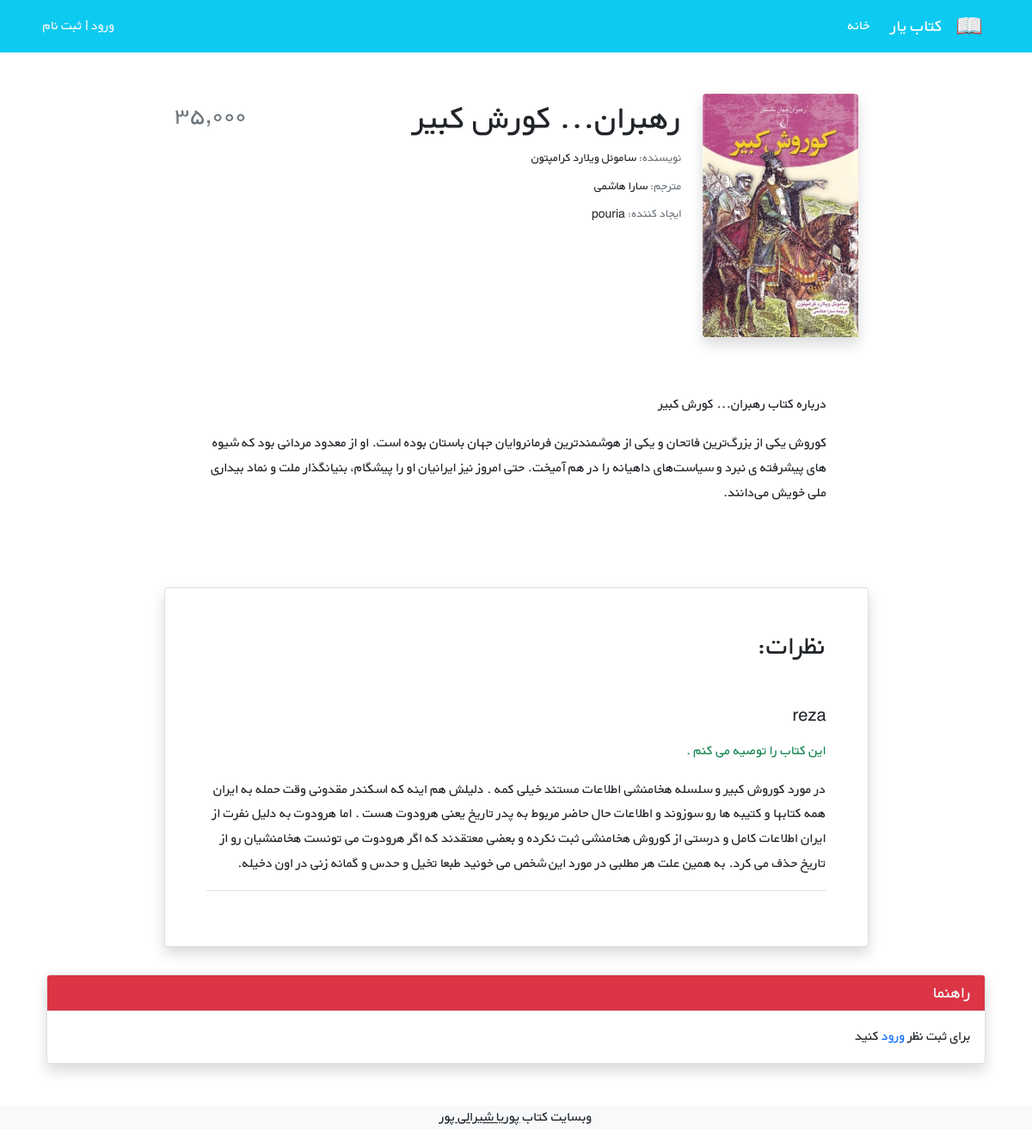
/books/18/, run on the app's committed database.
### books/models.py (models this page shows, shortened)
class Book(models.Model):
    user = models.ForeignKey(get_user_model(), on_delete=models.CASCADE, verbose_name=_('user'))
    title = models.CharField(max_length=200, verbose_name=_('title'))
    author = models.CharField(max_length=200, verbose_name=_('author'))
    translator = models.CharField(max_length=200, blank=True, verbose_name=_('translator'))
    content = models.TextField(verbose_name=_('content'))
    price = models.PositiveBigIntegerField(verbose_name=_('price'))
    cover = models.ImageField(upload_to='covers/', blank=True, verbose_name=_('cover'))
    datetime_created = models.DateTimeField(default=timezone.now, verbose_name=_('datetime_created'))
    datetime_modified = models.DateTimeField(auto_now=True, verbose_name=_('datetime_modified'))
    class Meta:
        verbose_name = _('book')
        verbose_name_plural = _('books')
        ordering = ['-datetime_created']

class Comment(models.Model):
    user = models.ForeignKey(get_user_model(), on_delete=models.CASCADE, verbose_name=_('user'))
    book = models.ForeignKey(Book, on_delete=models.CASCADE, related_name='comments', verbose_name=_('book'))
    text = models.TextField(verbose_name=_('text'))
    is_active = models.BooleanField(default=True, verbose_name=_('is_active'))
    recommend = models.BooleanField(default=True, verbose_name=_('recommend'))
    datetime_created = models.DateTimeField(auto_now_add=True, verbose_name=_('datetime_created'))
    class Meta:
        verbose_name = _('comment')
        verbose_name_plural = _('comments')
        ordering = ['-datetime_created']

### accounts/models.py (models this page shows)
class CustomUser(AbstractUser):
    age = models.PositiveIntegerField(null=True, blank=True, verbose_name=_('age'))

### books/views.py (the view)
# urls.py: path('<int:pk>/', book_details_view, name='details_view'),
def book_details_view(request, pk):
    book = get_object_or_404(Book, pk=pk)
    book_comments = book.comments.all()
    if request.method == 'POST':
        comment_form = CommentForm(request.POST)
        if comment_form.is_valid():
            new_comment = comment_form.save(commit=False)
            new_comment.book = book
            new_comment.user = request.user
            new_comment.save()
    else:
        comment_form = CommentForm()
    context = {'book': book, 'comments': book_comments, 'comment_form': comment_form}
    return render(request, 'books/details_view.html', context)

### books/templatetags/persian_translate_numbers.py (called while the page is built)
@register.filter
def translate_numbers(value):
    value = str(value)
    english_to_persian_table = value.maketrans('0123456789', '۰۱۲۳۴۵۶۷۸۹')
    return value.translate(english_to_persian_table)

### books/templates/books/details_view.html (shortened to what this page needs)
{% extends '_base.html' %}
{% load crispy_forms_filters %}
{% load crispy_forms_tags %}
{% load persian_translate_numbers %}
{% load humanize %}
{% block content %}
    <div class="container mt-5" dir="rtl">
        <div class="">
            <div class="">
                <div class="d-flex justify-content-center">
                    <div class="row w-sm-75 w-100">
                        <div class="col-xs-12 col-md-3 d-flex justify-content-center">
                            <div>
                                {% if book.cover %}
                                    <img src="{{ book.cover.url }}"
                                         class=" shadow img-fluid rounded-start" alt="...">
                                {% endif %}
                            </div>
                        </div>
                        <div class="col-xs-12 col-md-6 text-center text-md-end mt-md-1 mt-4">
                            <h1>{{ book.title }}</h1>
                            <h5 class="small my-1"><span class="text-muted">نویسنده: </span>{{ book.author }}</h5>
                            <h5 class="small my-1"><span class="text-muted">مترجم: </span>{{ book.translator }}</h5>
                            <h5 class="small my-1"><span class="text-muted">ایجاد کننده: </span>{{ book.user }}</h5>
                        </div>
                        <div class="col-xs-12 col-md-3 d-flex flex-column">
                            <h3 class="align-self-center pt-2 text-muted align-self-md-end">
                                {{ book.price|translate_numbers|intcomma:False }}
                            </h3>
                        </div>
                    </div>
                </div>
                <div class="d-flex justify-content-center">
                    <div class="my-3 p-5 w-sm-75 w-100">
                        {{ book.content|linebreaks }}
                    </div>
                </div>
                {% if comments %}
                    <div class="d-flex justify-content-center">
                        <div class="card shadow my-3 p-5 w-sm-75 w-100">
                            <h2 class="mb-5">نظرات:</h2>
                            {% for comment in comments %}
                                {% if comment.is_active %}
                                    <div class="border-bottom mb-3">
                                        <h5 class="mb-3">{{ comment.user.username }}</h5>
                                        {% if comment.recommend %}
                                            <p class="text text-success">این کتاب را توصیه می کنم .</p>
                                        {% else %}
                                            <p class="text text-danger">این کتاب را توصیه نمی کنم .</p>
                                        {% endif %}
                                        <p>{{ comment.text|linebreaks }}</p>
                                    </div>
                                {% endif %}
                            {% endfor %}
                        </div>
                    </div>
                {% endif %}
                {% if user.is_authenticated %}
                    <div class="d-flex justify-content-center">
                        <div class="card shadow my-3 p-5 w-sm-75 w-100">
                            <h3>نظر خود را وارد کنید:</h3>
                            <form method="POST">
                                {% csrf_token %}
                                <div class="form-group py-2">
                                    <label class="py-1" for="comment_text">متن نظر:</label>
                                    <textarea class="form-control" name="text" rows="3"
                                              placeholder="نظر خود را اینجا وارد کنید."></textarea>
                                </div>
                                <div class="form-check">
                                    <input class="form-check-input" type="checkbox" name="recommend">
                                    <label class="form-check-label">
                                        پیشنهاد می کنم
                                    </label>
                                </div>
                                <button type="submit" class="btn btn-primary mt-3">ارسال</button>
                            </form>
                        </div>
                    </div>
                {% else %}
                    <div>
                        <div class="card my-3 shadow">
                            <h5 class="card-header bg-danger text-light">راهنما</h5>
                            <div class="card-body">
                                <p class="card-text">
                                    برای ثبت نظر <a style="text-decoration: none" href="{% url 'login' %}">ورود</a> کنید
                                </p>
                            </div>
                        </div>
                    </div>
                {% endif %}
            </div>
        </div>
    </div>
{% endblock %}

### static/css/style.css (style rules this page uses)
* { font-family: 'BYekan', sans-serif; line-height: 1.8rem; }
@media (min-width: 576px) { .w-sm-75 { width: 75%!important; } }

### data on the page
Book: cover (picture), title "رهبران... کورش کبیر", author "ساموئل ویلارد کرامپتون", translator "سارا هاشمی", user "pouria", price|translate_numbers "۳۵,۰۰۰", content "درباره کتاب رهبران... کورش کبیر کوروش یکی از بزرگ‌ترین فاتحان و یکی از هوشمندترین فرمانروایان جهان باستان بوده است. او از معدود مردانی بود که شیوه ‌های پیشرفته ‌ی نبرد و سیاست‌های داهیانه را در هم آمیخت. حتی امروز نیز ایرانیان او را پیشگام، بنیانگذار ملت و نماد بیداری ملی خویش می‌دانند."
Comment: user.username "reza", recommend "این کتاب را توصیه می کنم .", text "در مورد کوروش کبیر و سلسله هخامنشی اطلاعات مستند خیلی کمه . دلیلش هم اینه که اسکندر مقدونی وقت حمله به ایران همه کتابها و کتیبه ها رو سوزوند و اطلاعات حال حاضر مربوط به پدر تاریخ یعنی هرودوت هست . اما هرودوت به دلیل نفرت از ایران اطلاعات کامل و درستی از کوروش هخامنشی ثبت نکرده و بعضی معتقدند که اگر هرودوت می تونست هخامنشیان رو از تاریخ حذف می کرد. به همین علت هر مطلبی در مورد این شخص می خونید طبعا تخیل و حدس و گمانه زنی در اون دخیله."
